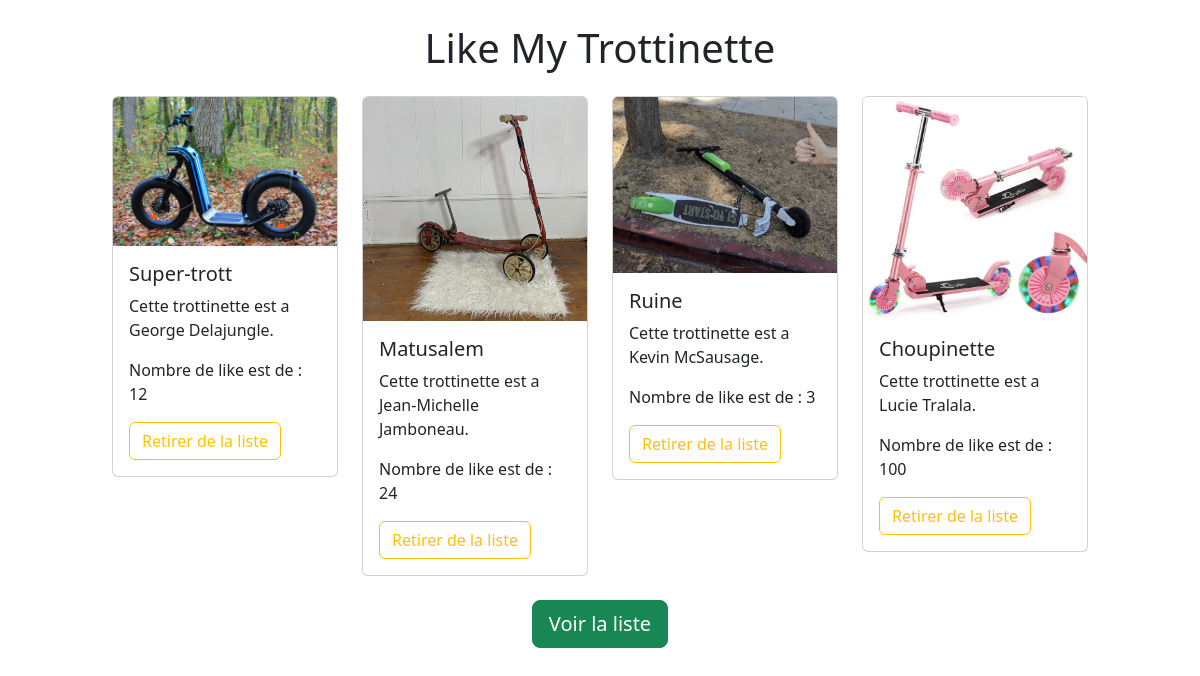
The page / on the database its author committed.
### tables this page shows
CREATE TABLE `trottinette` (
  `trottinette_id` int NOT NULL,
  `trottinette_nom` varchar(100) NOT NULL,
  `trottinette_proprietaire_prenom` varchar(100) NOT NULL,
  `trottinette_proprietaire_nom` varchar(100) NOT NULL,
  `trottinette_image` varchar(100) NOT NULL,
  `trottinette_like` int NOT NULL,
  `trottinette_valid` tinyint(1) NOT NULL
);

### index.php (the view, shortened to what this page needs)
<!doctype html>
<html lang="fr">
<head>
    <link rel="stylesheet"
        href="https://cdn.jsdelivr.net/npm/bootstrap@5.3.3/dist/css/bootstrap.min.css"
>
</head>
<body>
    <h1 class="text-center my-4">Like My Trottinette</h1>
    <div class="container-fluid col-xl-10">
        <div class="row row-cols-1 row-cols-md-4 g-4">
            <?php
            $pdo = new PDO("mysql:host=localhost;dbname=likemytrottinette", "root", "1234");
            $sql = "SELECT * FROM trottinette";
            $stmt = $pdo->prepare($sql);
            $stmt->execute();
            $trottinettes = $stmt->fetchAll();
            foreach ($trottinettes as $trottinette) {
            ?>
                <div class="col">
                    <div class="card">
                        <img class="card-img-top"
                            src="img/<?= $trottinette['trottinette_image'] ?>"
                            alt="trottinette">
                        <div class="card-body">
                            <h5 class="card-title">
                                <?= $trottinette['trottinette_nom'] ?>
                            </h5>
                            <p class="card-text">
                                Cette trottinette est a
                                <?= $trottinette['trottinette_proprietaire_prenom'] .
                                    " " . $trottinette['trottinette_proprietaire_nom']  ?>.
                            </p>
                            <p>
                                Nombre de like est de :
                                <span class="nbrLike" data-id="<?= $trottinette['trottinette_id'] ?>">
                                    <?= $trottinette['trottinette_like'] ?>
                                </span>
                            </p>
                            <button data-id="<?= $trottinette['trottinette_id'] ?>"
                                class="btnList btn btn-outline-warning">
                                <?= $trottinette['trottinette_valid'] ? "Retirer de la liste" : "Afficher sur la liste" ?>
                            </button>
                        </div>
                    </div>
                </div>
            <?php
            }
            ?>
        </div>
        <div class="text-center">
            <a href="list.php" class="btn btn-success btn-lg my-4">Voir la liste</a>
        </div>
    </div>
</body>
</html>

### rows shown on the page
trottinette: trottinette_image (picture), trottinette_nom "Super-trott", trottinette_proprietaire_prenom "George", trottinette_proprietaire_nom "Delajungle", trottinette_like "12", trottinette_valid "Retirer de la liste"
trottinette: trottinette_image (picture), trottinette_nom "Matusalem", trottinette_proprietaire_prenom "Jean-Michelle", trottinette_proprietaire_nom "Jamboneau", trottinette_like "24", trottinette_valid "Retirer de la liste"
trottinette: trottinette_image (picture), trottinette_nom "Ruine", trottinette_proprietaire_prenom "Kevin", trottinette_proprietaire_nom "McSausage", trottinette_like "3", trottinette_valid "Retirer de la liste"
trottinette: trottinette_image (picture), trottinette_nom "Choupinette", trottinette_proprietaire_prenom "Lucie", trottinette_proprietaire_nom "Tralala", trottinette_like "100", trottinette_valid "Retirer de la liste"
